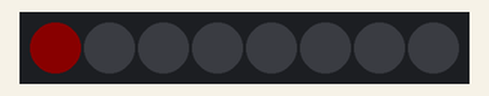
The sketch below on a simulated Arduino Uno, built with avr-gcc and run on an emulated ATmega328P. On the bench: 8 RGB LEDs in strip order, left to right. Dim RGB values are drawn brighter than linear.

Above: at 0.05 s.
At 4.97 s:
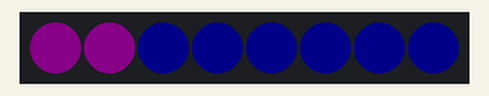
At 9.99 s:
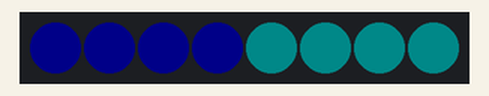
At 19.94 s:
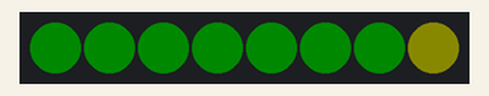
At 29.89 s:
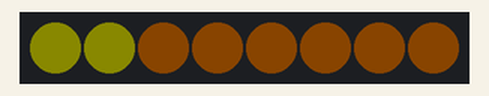
At 39.94 s:
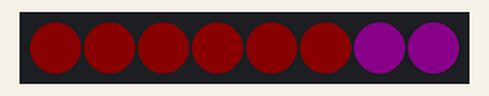
Timing chart, 0 to 40.0 s (numbered marks = the images above):
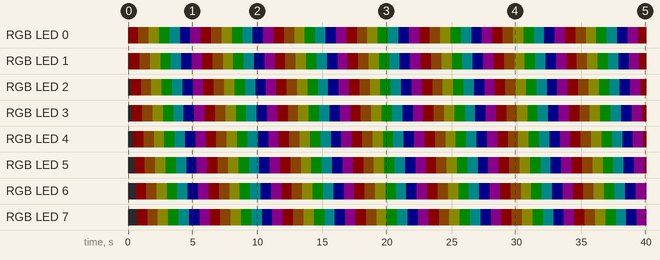

The sketch:

09d_Neopixel_tecza_animacja.ino
```cpp
#include <Adafruit_NeoPixel.h>

#define PIN 6 // Podłączenie do pin 6
#define NUM 8 // Ile diod ma nasz pasek

// Stworzenie instancji o nazwie pixels
Adafruit_NeoPixel pixels=Adafruit_NeoPixel(NUM,PIN,NEO_GRB+NEO_KHZ800);

void setup() {
  //Inicjalizacja biblioteki
  pixels.begin();
  //Ustawienie jasnosci na 10
  pixels.setBrightness(10);
}
int czas=100;

void loop() {
  for (int i=0; i<NUM; i++){ // Kolor czerwony
    pixels.setPixelColor(i,255,0,0);
    pixels.show();
    delay(czas);
  }
  for (int i=0; i<NUM; i++){ // Kolor pomarańczowy
    pixels.setPixelColor(i,255,128,0);
    pixels.show();
    delay(czas);
  }
   for (int i=0; i<NUM; i++){ // Kolor żółty
    pixels.setPixelColor(i,255,255,0);
    pixels.show();
    delay(czas);
  }
  for (int i=0; i<NUM; i++){ // Kolor zielony
    pixels.setPixelColor(i,0,255,0);
    pixels.show();
    delay(czas);
  }
  for (int i=0; i<NUM; i++){ // Kolor jasno niebieski
    pixels.setPixelColor(i,0,255,255);
    pixels.show();
    delay(czas);
  }
  for (int i=0; i<NUM; i++){ // Kolor niebieski
    pixels.setPixelColor(i,0,0,255);
    pixels.show();
    delay(czas);
  }
  for (int i=0; i<NUM; i++){ // Kolor fioletowy
    pixels.setPixelColor(i,255,0,255);
    pixels.show();
    delay(czas);
  }
}
```

Measured:
- by itself, RGB LED 0–7: repeats every 5.6 s: RGB(10, 5, 0) 0.80 s, RGB(10, 10, 0) 0.80 s, RGB(0, 10, 0) 0.80 s, RGB(0, 10, 10) 0.80 s, RGB(0, 0, 10) 0.80 s, RGB(10, 0, 10) 0.80 s, RGB(10, 0, 0) 0.80 s
